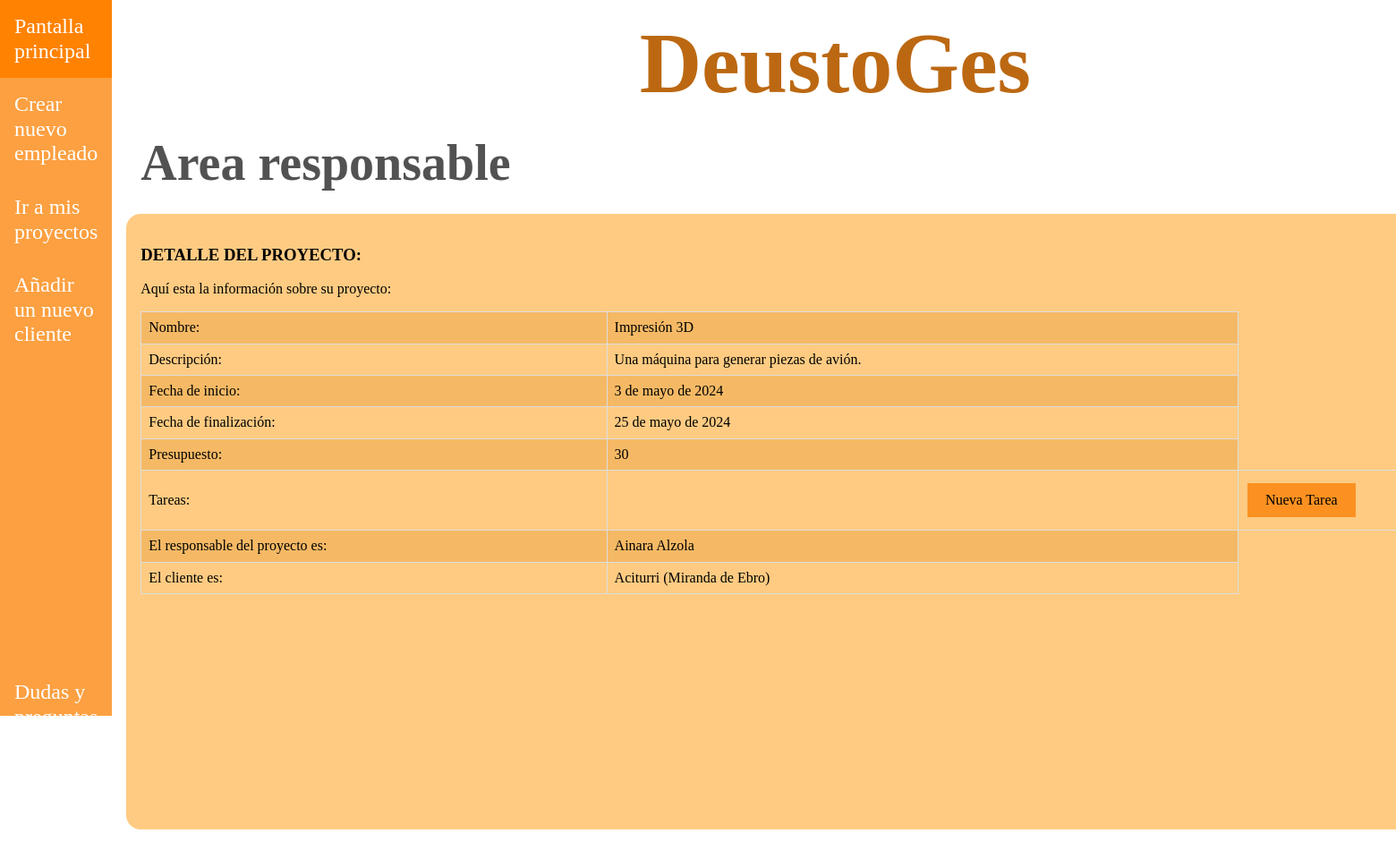
Screenshot of /appDeustoGes/responsables/3/proyectos/4 with the database file from the repository.
### appDeustoGes/models.py (models this page shows, shortened)
class Proyecto(models.Model):
    nombre = models.CharField(max_length=15)
    descripcion = models.TextField()
    fecha_inicio = models.DateField(default=date(2020, 1, 1))
    fecha_fin = models.DateField(default=date(2020, 1, 1))
    presupuesto = models.IntegerField()
    tareas = models.ManyToManyField(Tarea, blank=False)
    responsable = models.ForeignKey(Empleado, on_delete=models.CASCADE)
    cliente = models.ForeignKey(Cliente, on_delete=models.CASCADE)
    created = models.DateTimeField(auto_now_add=True,blank=True, null=True)
    updated = models.DateTimeField(auto_now=True,blank=True, null=True)
    class Meta:
        verbose_name = "proyecto"
        verbose_name_plural = "proyectos"

class Empleado(models.Model):
    dni = models.CharField(max_length=9)
    nombre = models.CharField(max_length=15)
    apellidos = models.CharField(max_length=40, default="")
    email = models.EmailField()
    telefono = models.PositiveIntegerField()
    responsable = models.BooleanField(default=False)
    usuario = models.CharField(max_length=50, default="", blank=False)
    contraseña = models.CharField(max_length=50, default="deustoges", blank=False)
    created = models.DateTimeField(auto_now_add=True,blank=True, null=True)
    updated = models.DateTimeField(auto_now=True, blank=True, null=True)
    def __str__(self):
        return str(self.nombre) + " " + str(self.apellidos)
    class Meta:
        verbose_name = "empleado"
        verbose_name_plural = "empleados"

class Cliente(models.Model):
    nombre = models.CharField(max_length=15)
    telefono = models.IntegerField()
    email = models.EmailField()
    direccion = models.CharField(max_length=50)
    usuario = models.CharField(max_length=50, default="", blank=False)
    contraseña = models.CharField(max_length=50, default="deustoges", blank=False)
    created = models.DateTimeField(auto_now_add=True, blank=True, null=True)
    updated = models.DateTimeField(auto_now=True, blank=True, null=True)
    def __str__(self):
        return str(self.nombre) + " (" + str(self.direccion) + ")"
    class Meta:
        verbose_name = "cliente"
        verbose_name_plural = "clientes"

### appDeustoGes/views.py (the view)
# urls.py: path("/responsables/<int:id_responsable>/proyectos/<int:id_proyecto>", views.show_proyecto, name='proyecto_detail'),
def show_proyecto(request, id_responsable, id_proyecto):
    tabla_intermedia = Proyecto.tareas.through.objects.all()
    responsable = get_object_or_404(Empleado, id=id_responsable)
    proyecto = get_object_or_404(Proyecto, id=id_proyecto)
    return render(request, "appDeustoGes/proyecto_detail.html", {"responsable": responsable,
                                                                 "proyecto": proyecto,
                                                                 'tabla_intermedia': tabla_intermedia})

### templates/appDeustoGes/proyecto_detail.html (shortened to what this page needs)
{% extends "base.html" %}
{% block css %}
    <link rel="stylesheet" href="/../static/css/normalize.css">
    <link rel="stylesheet" href="/../static/css/style.css">
{% endblock %}
{% block nav_header %}
    <nav class="barra-lateral">
        <ul class="listado-barra-lateral">
            <div>
                <li><a href="{% url 'pantalla_responsable' responsable.id %}">Pantalla principal</a></li>
                <li><a href="{% url 'empleado_create' responsable.id %}">Crear nuevo empleado</a></li>
                <li><a href="{% url 'proyectos_index' responsable.id %}">Ir a mis proyectos</a></li>
                <li><a href="{% url 'cliente_create' responsable.id %}">Añadir un nuevo cliente</a></li>
            </div>
            <div>
                <li><a href="">Dudas y preguntas</a></li>
                <li><a href="">Contacto</a></li>
                <li><a href="{% url 'login' %}">Salir</a></li>
            </div>
        </ul>
    </nav>
{% endblock %}
{% block main_contenido %}
    <h2>Area responsable</h2>
    <div class="contenido">
        <h3>DETALLE DEL PROYECTO:</h3>
        <p>Aquí esta la información sobre su proyecto:</p>
        {% if  proyecto %}
            <table class="estilos-table">
                <tr>
                    <td>Nombre:</td>
                    <td>{{ proyecto.nombre }}</td>
                </tr>
                <tr>
                    <td>Descripción:</td>
                    <td>{{ proyecto.descripcion }}</td>
                </tr>
                <tr>
                    <td>Fecha de inicio:</td>
                    <td>{{ proyecto.fecha_inicio }}</td>
                </tr>
                <tr>
                    <td>Fecha de finalización:</td>
                    <td>{{ proyecto.fecha_fin }}</td>
                </tr>
                <tr>
                    <td>Presupuesto:</td>
                    <td>{{ proyecto.presupuesto }}</td>
                </tr>
                <tr>
                    <td>Tareas:</td>
                    <td>
                    </td>
                    <td><a href="{% url 'tarea_create'  responsable.id  %}" class="añadir-button">Nueva Tarea</a></td>
                </tr>
                <tr>
                    <td>El responsable del proyecto es:</td>
                    <td>{{ proyecto.responsable }}</td>
                </tr>
                <tr>
                    <td>El cliente es:</td>
                    <td>{{ proyecto.cliente }}</td>
                </tr>
            </table>
        {% endif %}
    </div>
{% endblock %}

### static/css/style.css (style rules this page uses)
html { box-sizing: border-box; }
*, *:before, *:after { box-sizing: inherit; }
a { text-decoration: none; color: black; }
ul { list-style: none; margin: 0; padding: 0; }
.flex { display: flex; }
h2 { margin-block:0; padding-block: 1.5rem; margin-left: 2rem; font-size: 3.5rem; width: 100%; color: rgba(0, 0, 0, 0.678); }
.barra-lateral { max-width: 15rem; background-color: rgba(252, 140, 24, 0.82); height: 100vh; }
.listado-barra-lateral { display: grid; grid-template-rows: 93vh 7vh; }
.listado-barra-lateral a { font-size: 1.5rem; color: white; display: block; padding: 1rem; }
.contenido { padding: 1rem; margin-left: 1rem; width: 100rem; height: 43rem; background-color: rgba(255, 149, 0, 0.49); border-radius: 1rem; }
.estilos-table { width: 100%; border-collapse: collapse; }
.estilos-table td { border: 1px solid #dddddd; text-align: left; padding: 8px; }
.estilos-table tr:nth-child(odd) { background-color: rgba(216, 136, 24, 0.27); }
.estilos-table td a { text-decoration: none; color: black; }
.añadir-button { background-color: rgba(252, 140, 24, 0.91); text-align: center; border: none; color: white; padding: 10px 20px; text-decoration: none; display: inline-block; font-size: 16px; margin: 6px 2px; transition-duration: 0.4s; cursor: pointer; }

### rows the page displays
Proyecto: nombre "Impresión 3D", descripcion "Una máquina para generar piezas de avión.", fecha_inicio "3 de mayo de 2024", fecha_fin "25 de mayo de 2024", presupuesto "30", responsable "Ainara Alzola", cliente "Aciturri (Miranda de Ebro)"
